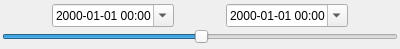
<?xml version="1.0" encoding="UTF-8"?>
<ui version="4.0">
 <class>Form</class>
 <widget class="QWidget" name="Form">
  <property name="geometry">
   <rect>
    <x>0</x>
    <y>0</y>
    <width>400</width>
    <height>49</height>
   </rect>
  </property>
  <property name="windowTitle">
   <string>Form</string>
  </property>
  <layout class="QVBoxLayout" name="verticalLayout_2">
   <property name="spacing">
    <number>2</number>
   </property>
   <property name="leftMargin">
    <number>2</number>
   </property>
   <property name="topMargin">
    <number>2</number>
   </property>
   <property name="rightMargin">
    <number>2</number>
   </property>
   <property name="bottomMargin">
    <number>2</number>
   </property>
   <item>
    <layout class="QVBoxLayout" name="verticalLayout">
     <property name="spacing">
      <number>2</number>
     </property>
     <item>
      <layout class="QHBoxLayout" name="horizontalLayout">
       <property name="spacing">
        <number>2</number>
       </property>
       <item>
        <spacer name="horizontalSpacer_2">
         <property name="orientation">
          <enum>Qt::Horizontal</enum>
         </property>
         <property name="sizeHint" stdset="0">
          <size>
           <width>40</width>
           <height>20</height>
          </size>
         </property>
        </spacer>
       </item>
       <item>
        <widget class="QDateTimeEdit" name="low_date">
         <property name="displayFormat">
          <string>yyyy-MM-dd HH:mm</string>
         </property>
         <property name="calendarPopup">
          <bool>true</bool>
         </property>
        </widget>
       </item>
       <item>
        <spacer name="horizontalSpacer">
         <property name="orientation">
          <enum>Qt::Horizontal</enum>
         </property>
         <property name="sizeHint" stdset="0">
          <size>
           <width>40</width>
           <height>20</height>
          </size>
         </property>
        </spacer>
       </item>
       <item>
        <widget class="QDateTimeEdit" name="high_date">
         <property name="displayFormat">
          <string>yyyy-MM-dd HH:mm</string>
         </property>
         <property name="calendarPopup">
          <bool>true</bool>
         </property>
        </widget>
       </item>
       <item>
        <spacer name="horizontalSpacer_3">
         <property name="orientation">
          <enum>Qt::Horizontal</enum>
         </property>
         <property name="sizeHint" stdset="0">
          <size>
           <width>40</width>
           <height>20</height>
          </size>
         </property>
        </spacer>
       </item>
      </layout>
     </item>
     <item>
      <widget class="QSlider" name="slider">
       <property name="value">
        <number>50</number>
       </property>
       <property name="orientation">
        <enum>Qt::Horizontal</enum>
       </property>
      </widget>
     </item>
    </layout>
   </item>
  </layout>
 </widget>
 <resources/>
 <connections/>
</ui>
